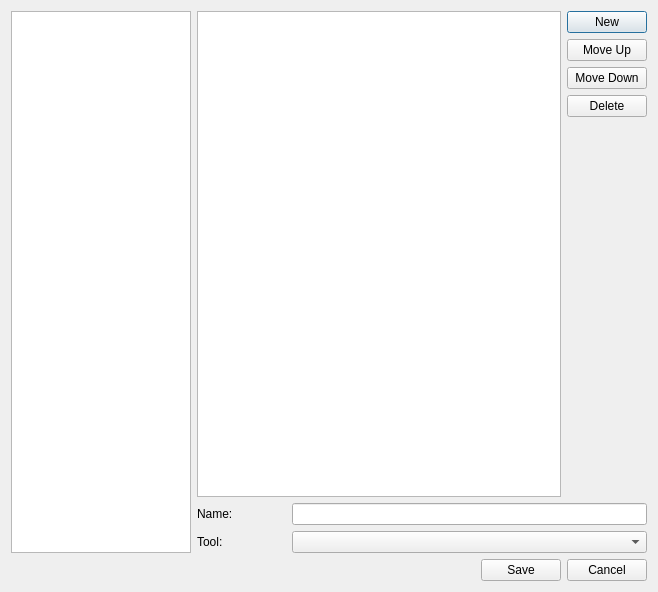
<?xml version="1.0" encoding="UTF-8"?>
<ui version="4.0">
 <class>Options3DInputDialog</class>
 <widget class="QDialog" name="Options3DInputDialog">
  <property name="geometry">
   <rect>
    <x>0</x>
    <y>0</y>
    <width>658</width>
    <height>592</height>
   </rect>
  </property>
  <property name="windowTitle">
   <string>3D View Controls</string>
  </property>
  <layout class="QGridLayout" name="gridLayout" columnstretch="2,5">
   <item row="0" column="0">
    <widget class="QTreeWidget" name="tree">
     <property name="minimumSize">
      <size>
       <width>150</width>
       <height>0</height>
      </size>
     </property>
     <property name="editTriggers">
      <set>QAbstractItemView::NoEditTriggers</set>
     </property>
     <property name="verticalScrollMode">
      <enum>QAbstractItemView::ScrollPerPixel</enum>
     </property>
     <property name="uniformRowHeights">
      <bool>true</bool>
     </property>
     <property name="headerHidden">
      <bool>true</bool>
     </property>
     <column>
      <property name="text">
       <string notr="true">1</string>
      </property>
     </column>
    </widget>
   </item>
   <item row="0" column="1">
    <layout class="QGridLayout" name="gridLayout_3">
     <item row="0" column="0">
      <widget class="QTableWidget" name="bindList"/>
     </item>
     <item row="0" column="1">
      <layout class="QVBoxLayout" name="verticalLayout">
       <item>
        <widget class="QPushButton" name="buttonNewBind">
         <property name="text">
          <string>New</string>
         </property>
        </widget>
       </item>
       <item>
        <widget class="QPushButton" name="buttonMoveBindUp">
         <property name="text">
          <string>Move Up</string>
         </property>
        </widget>
       </item>
       <item>
        <widget class="QPushButton" name="buttonMoveBindDown">
         <property name="text">
          <string>Move Down</string>
         </property>
        </widget>
       </item>
       <item>
        <widget class="QPushButton" name="buttonDeleteBind">
         <property name="text">
          <string>Delete</string>
         </property>
        </widget>
       </item>
       <item>
        <spacer name="verticalSpacer">
         <property name="orientation">
          <enum>Qt::Vertical</enum>
         </property>
         <property name="sizeHint" stdset="0">
          <size>
           <width>16</width>
           <height>0</height>
          </size>
         </property>
        </spacer>
       </item>
      </layout>
     </item>
     <item row="1" column="0" colspan="2">
      <widget class="QWidget" name="bindOptions" native="true">
       <layout class="QGridLayout" name="gridLayout_2" columnstretch="1,4">
        <property name="leftMargin">
         <number>0</number>
        </property>
        <property name="topMargin">
         <number>0</number>
        </property>
        <property name="rightMargin">
         <number>0</number>
        </property>
        <property name="bottomMargin">
         <number>0</number>
        </property>
        <item row="0" column="0">
         <widget class="QLabel" name="label_2">
          <property name="text">
           <string>Name:</string>
          </property>
          <property name="buddy">
           <cstring>bindName</cstring>
          </property>
         </widget>
        </item>
        <item row="1" column="0">
         <widget class="QLabel" name="label">
          <property name="text">
           <string>Tool:</string>
          </property>
          <property name="buddy">
           <cstring>bindTool</cstring>
          </property>
         </widget>
        </item>
        <item row="0" column="1">
         <widget class="QLineEdit" name="bindName"/>
        </item>
        <item row="1" column="1">
         <widget class="QComboBox" name="bindTool"/>
        </item>
       </layout>
      </widget>
     </item>
    </layout>
   </item>
   <item row="1" column="0" colspan="2">
    <layout class="QHBoxLayout">
     <property name="spacing">
      <number>6</number>
     </property>
     <property name="leftMargin">
      <number>0</number>
     </property>
     <property name="topMargin">
      <number>0</number>
     </property>
     <property name="rightMargin">
      <number>0</number>
     </property>
     <property name="bottomMargin">
      <number>0</number>
     </property>
     <item>
      <spacer>
       <property name="orientation">
        <enum>Qt::Horizontal</enum>
       </property>
       <property name="sizeHint" stdset="0">
        <size>
         <width>0</width>
         <height>0</height>
        </size>
       </property>
      </spacer>
     </item>
     <item>
      <widget class="QPushButton" name="buttonSave">
       <property name="text">
        <string>Save</string>
       </property>
      </widget>
     </item>
     <item>
      <widget class="QPushButton" name="buttonCancel">
       <property name="text">
        <string>Cancel</string>
       </property>
      </widget>
     </item>
    </layout>
   </item>
  </layout>
 </widget>
 <tabstops>
  <tabstop>tree</tabstop>
  <tabstop>bindList</tabstop>
  <tabstop>bindName</tabstop>
  <tabstop>bindTool</tabstop>
  <tabstop>buttonSave</tabstop>
  <tabstop>buttonCancel</tabstop>
 </tabstops>
 <resources/>
 <connections/>
</ui>
